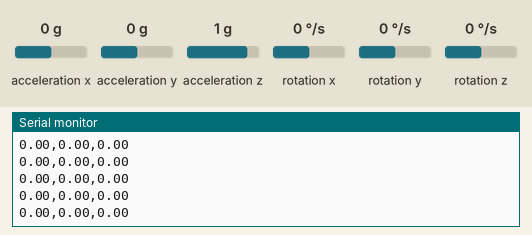
A sketch run on a simulated Arduino Uno, built with avr-gcc and run on an emulated ATmega328P. Parts: the last lines printed to the serial monitor. Wiring (inferred from the names in the program): MPU-6050 motion sensor at I2C address 0x68. Inputs (shaded band) come from the test bench; at power-on: acceleration y 0 g, acceleration z 1 g, rotation x 0 °/s, acceleration x 0 g, rotation y 0 °/s, rotation z 0 °/s.

Above: at 1.2 s.
1.3 s: acceleration y set to 0.8 g
At 2.2 s:
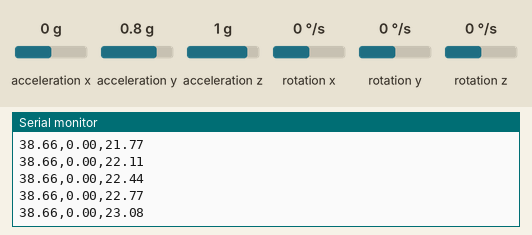
4.3 s: acceleration z set to -1.4 g
At 5.4 s:
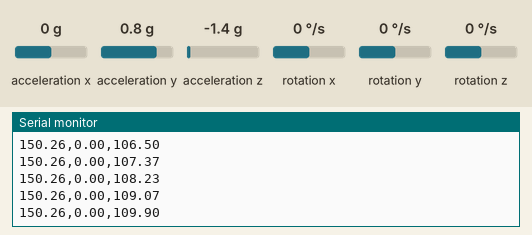
7.3 s: rotation x set to -192 °/s
At 7.9 s:
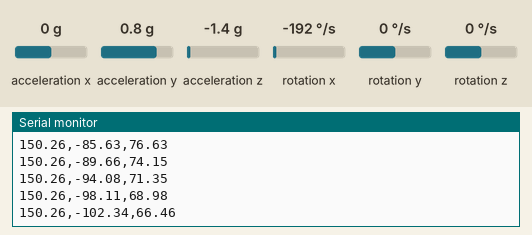
Timing chart, 0 to 10.3 s (numbered marks = the images above; inputs shaded):
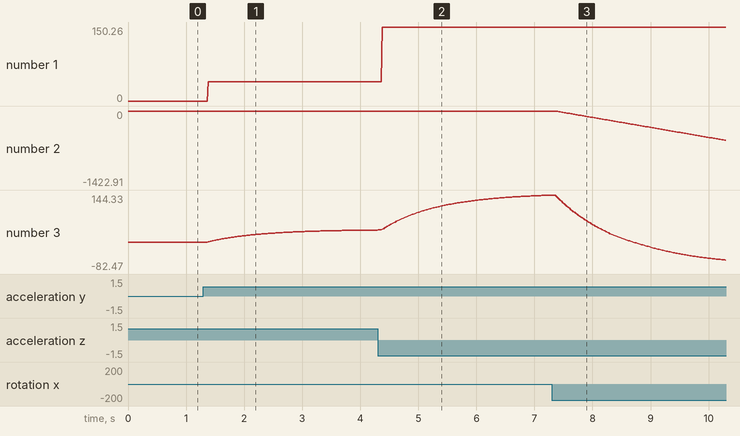

The sketch:

mpu6050sensor.ino
```cpp
#include <Wire.h>

const int MPU = 0x68;  // MPU6050 I2C address

float AccelX, AccelY, AccelZ;
float GyroX;
float angle_accel = 0;
float angle_gyro = 0;
float angle_complementary = 0;

unsigned long prevTime;

void setup() {
  Wire.begin();
  Serial.begin(9600);

  // Wake up MPU6050
  Wire.beginTransmission(MPU);
  Wire.write(0x6B);  // Power management register
  Wire.write(0);     // Wake up
  Wire.endTransmission(true);

  prevTime = millis();
}

void loop() {
  // Step 1: Read raw data from MPU6050
  Wire.beginTransmission(MPU);
  Wire.write(0x3B); // Start with ACCEL_XOUT_H
  Wire.endTransmission(false);
  Wire.requestFrom(MPU, 14, true);

  int16_t rawAx = Wire.read() << 8 | Wire.read();
  int16_t rawAy = Wire.read() << 8 | Wire.read();
  int16_t rawAz = Wire.read() << 8 | Wire.read();
  Wire.read(); Wire.read();  // Skip Temp
  int16_t rawGx = Wire.read() << 8 | Wire.read();
  Wire.read(); Wire.read();  // Skip GyY, GyZ

  // Convert raw values to proper units
  AccelX = rawAx / 16384.0;
  AccelY = rawAy / 16384.0;
  AccelZ = rawAz / 16384.0;
  GyroX  = rawGx / 131.0;  // deg/s

  // Step 2: Calculate angle from accelerometer
  angle_accel = atan2(AccelY, AccelZ) * 180 / PI;

  // Step 3: Calculate angle from gyroscope integration
  unsigned long currentTime = millis();
  float dt = (currentTime - prevTime) / 1000.0;
  prevTime = currentTime;

  angle_gyro += GyroX * dt;

  // Step 4: Complementary Filter
  float alpha = 0.98;
  angle_complementary = alpha * (angle_complementary + GyroX * dt) + (1 - alpha) * angle_accel;

  // Step 5: Send data over Serial
  Serial.print(angle_accel); Serial.print(",");
  Serial.print(angle_gyro); Serial.print(",");
  Serial.println(angle_complementary);

  // Maintain 100Hz loop (10ms)
  while (millis() - currentTime < 10);
}
```

Measured:
- after the input at 1.3 s, the serial monitor: prints a new line after 0.08 s (image 1)
- plotted number 1: 0 → 38.66 after the input at 1.3 s
- plotted number 3: 0 → 37.04 after the input at 1.3 s
